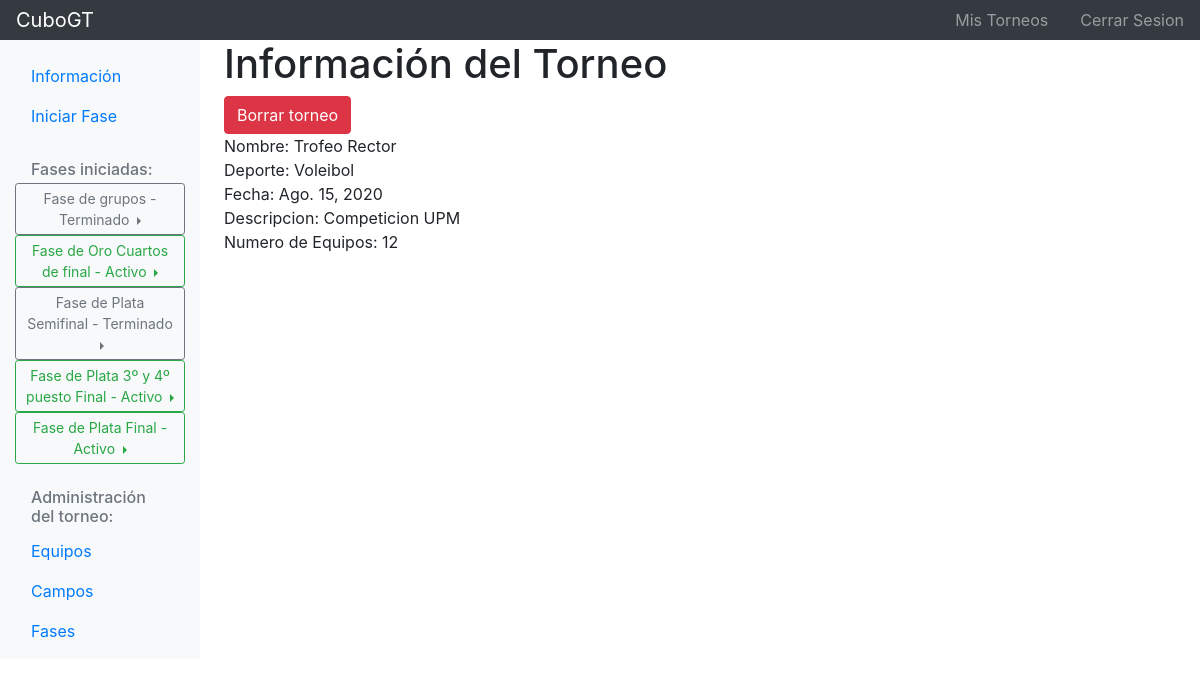
Page /es/gt/torneo/13/ (signed in) on the committed database.
### cubogt/models.py (models this page shows, shortened)
class Fase(models.Model):
	torneo = models.ForeignKey('Torneo', on_delete=models.CASCADE)
	equipos = models.ManyToManyField('Equipo')
	campos = models.ManyToManyField('Campo')
	numero_activacion = models.IntegerField(null=True, default=None)
	nombre = models.CharField(max_length=100)
	prefijo_eliminatoria = models.CharField(max_length=100, default=nombre)
	tipo_fase = models.IntegerField(choices=TIPO_FASE)
	numero_equipos_max = models.IntegerField(null=True, blank=True)
	doble_partido = models.BooleanField()
	numero_sets = models.IntegerField(null=True)
	numero_puntos = models.IntegerField(null=True)
	puntos_maximos = models.IntegerField(null=True, blank=True)
	estado = models.IntegerField(choices=ESTADO_CHOICES, default=CREACION)
	UPD = models.DateTimeField(auto_now=True)
	NWD = models.DateTimeField(auto_now_add=True)
	class Meta:
		ordering = ["numero_activacion", "nombre"]

class Torneo(models.Model):
	equipos = models.ManyToManyField('Equipo')
	deporte = models.ForeignKey('Deporte', on_delete=models.CASCADE)
	nombre = models.CharField(max_length=100)
	usuario = models.ForeignKey(User, on_delete=models.CASCADE)
	estado = models.IntegerField(choices=ESTADO_CHOICES, default=CREACION)
	fecha = models.DateField()
	descripcion = models.CharField(max_length=255, blank=True)
	numero_equipos_max = models.IntegerField(null=True, blank=True)
	UPD = models.DateTimeField(auto_now=True)
	NWD = models.DateTimeField(auto_now_add=True)
	class Meta:
		ordering = ["fecha"]
	def __str__(self):
		return self.nombre

class Deporte(models.Model):
	nombre = models.CharField(max_length=15, choices=DeporteChoices.choices, default=DeporteChoices.VOLEIBOL)
	juego = models.BooleanField()
	set = models.BooleanField()
	punto = models.BooleanField(default=False)
	class Meta:
		ordering = ["nombre"]

### cubogt/views/torneo_views.py (the view)
# urls.py: path('torneo/<int:torneo_id>/', torneo_views.torneo_ver, name='torneo'),
def torneo_ver(request, torneo_id):
	torneo = get_object_or_404(Torneo, pk=torneo_id)
	fase_activa_terminada_list = FaseController.get_fases_activas_terminadas(torneo)
	context = {'torneo': torneo, 'fase_activa_terminada_list': fase_activa_terminada_list}
	return render(request, 'cubogt/torneos/torneo.html', context)

### cubogt/controller/FaseController.py (called while the page is built)
def get_fases_activas_terminadas(torneo):
	fases_activas_terminadas = Fase.objects.filter(torneo=torneo).exclude(estado=CREACION)
	return fases_activas_terminadas

### cubogt/templates/cubogt/torneos/torneo.html (shortened to what this page needs)
{% extends "cubogt/base/body/navbar_lateral/navbar_torneo.html" %}
{% load i18n %}
{% block content %}
    <h1>{% trans "Información del Torneo" %}</h1>
    <button type="button" class="btn btn-danger" data-toggle="modal" data-target="#torneoBorrar">{% trans "Borrar torneo" %}</button>
    <div>{% trans "Nombre: " %}{{ torneo.nombre }}</div>
    <div>{% trans "Deporte: " %}{{ torneo.deporte.get_nombre_display }}</div>
    <div>{% trans "Fecha: " %}{{ torneo.fecha }}</div>
    <div>{% trans "Descripcion: " %}{{ torneo.descripcion }}</div>
    <div>{% trans "Numero de Equipos: " %}{{ torneo.numero_equipos_max }}</div>
{% endblock content %}

### cubogt/templates/cubogt/base/body/navbar_lateral/navbar_torneo.html (shortened to what this page needs)
{% extends "cubogt/base/body/navbar_lateral/navbar.html" %}
{% load i18n %}
{% block nav_lateral %}
    <ul class="nav flex-column">
        <li class="nav-item">
            <a class="nav-link active" href="{% url 'torneo' torneo.id %}">
                {% trans "Información" %} <span class="sr-only">(current)</span>
            </a>
        </li>
        <li class="nav-item">
            <a class="nav-link" href="{% url 'fase_iniciar_lista' torneo.id %}">
                {% trans "Iniciar Fase" %}
            </a>
        </li>
        {% if fase_activa_terminada_list %}
            <h6 class="sidebar-heading d-flex justify-content-between align-items-center px-3 mt-4 mb-1 text-muted">
                <span>{% trans "Fases iniciadas:" %}</span>
            </h6>
            {% for fase in fase_activa_terminada_list %}
                  <div class="btn-group dropright">
                        {% if fase.estado == ACTIVO %}
                            <div class="btn btn-outline-success btn-sm dropdown-toggle" style="white-space: normal;" data-toggle="dropdown" aria-haspopup="true" aria-expanded="false">
                        {% else %}
                            <div class="btn btn-outline-secondary btn-sm dropdown-toggle" style="white-space: normal;" data-toggle="dropdown" aria-haspopup="true" aria-expanded="false">
                        {% endif %}
                            {{ fase.nombre }} - {{ fase.get_estado_display }}
                            </div>
                    </div>
            {% endfor %}
        {% endif %}
    </ul>
    <h6 class="sidebar-heading d-flex justify-content-between align-items-center px-3 mt-4 mb-1 text-muted">
        <span>{% trans "Administración del torneo:" %}</span>
    </h6>
    <ul class="nav flex-column mb-2">
        <li class="nav-item">
            <a class="nav-link" href="{% url 'equipo_lista' torneo.id %}">
                {% trans "Equipos" %}
            </a>
        </li>
        <li class="nav-item">
            <a class="nav-link" href="{% url 'campo_lista' torneo.id %}">
                {% trans "Campos" %}
            </a>
        </li>
        <li class="nav-item">
            <a class="nav-link" href="{% url 'fase_lista' torneo.id %}">
                {% trans "Fases" %}
            </a>
        </li>
    </ul>
{% endblock nav_lateral %}

### rows in the picture
Fase: nombre "Fase de grupos", estado "Terminado"
Fase: nombre "Fase de Oro Cuartos de final", estado "Activo"
Fase: nombre "Fase de Plata Semifinal", estado "Terminado"
Fase: nombre "Fase de Plata 3º y 4º puesto Final", estado "Activo"
Fase: nombre "Fase de Plata Final", estado "Activo"
Torneo: nombre "Trofeo Rector", deporte.nombre "Voleibol", fecha "Ago. 15, 2020", descripcion "Competicion UPM", numero_equipos_max "12"
